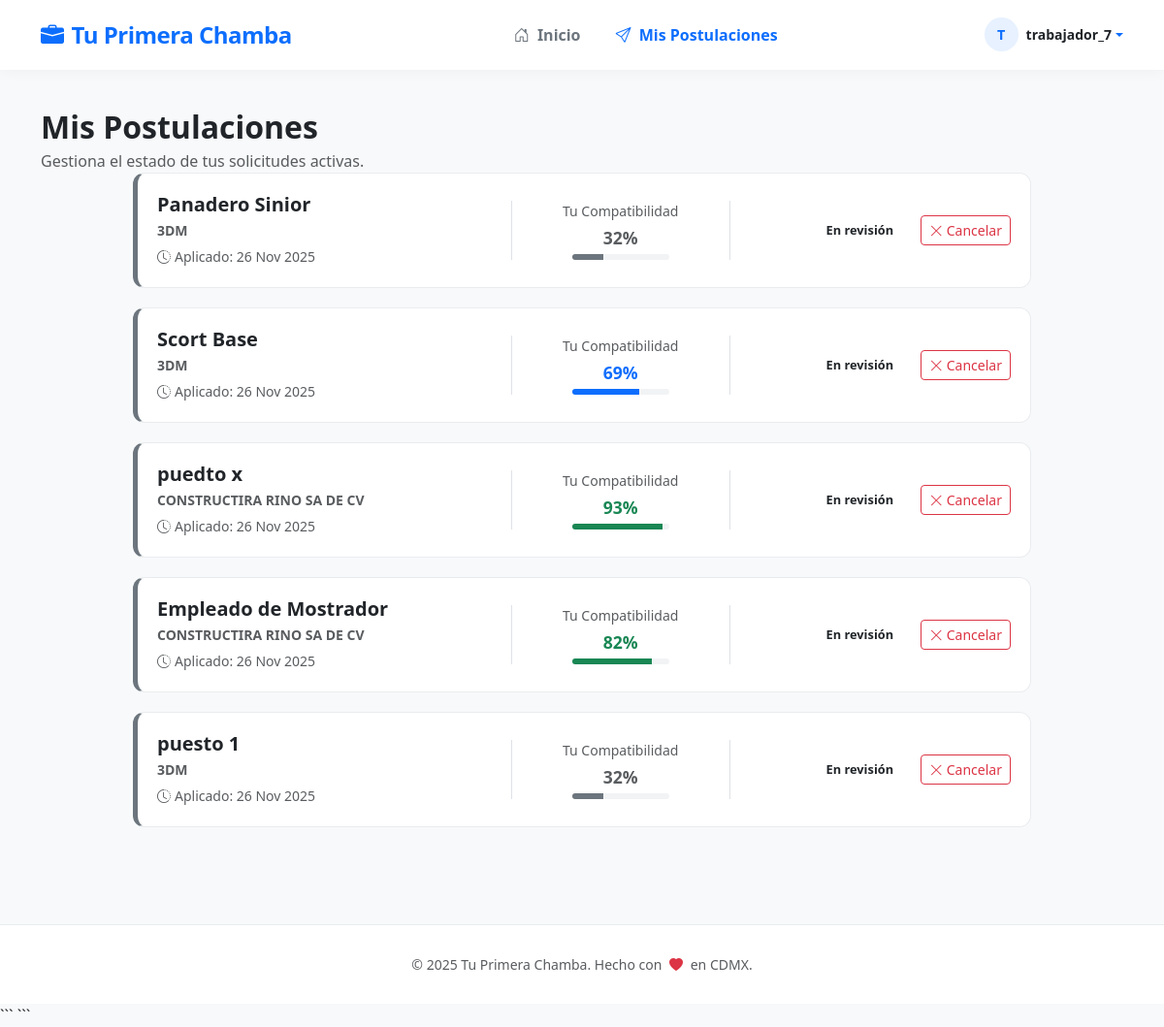
/trabajadores/mis_postulaciones/ (signed in), run on an earlier commit of the app's database.
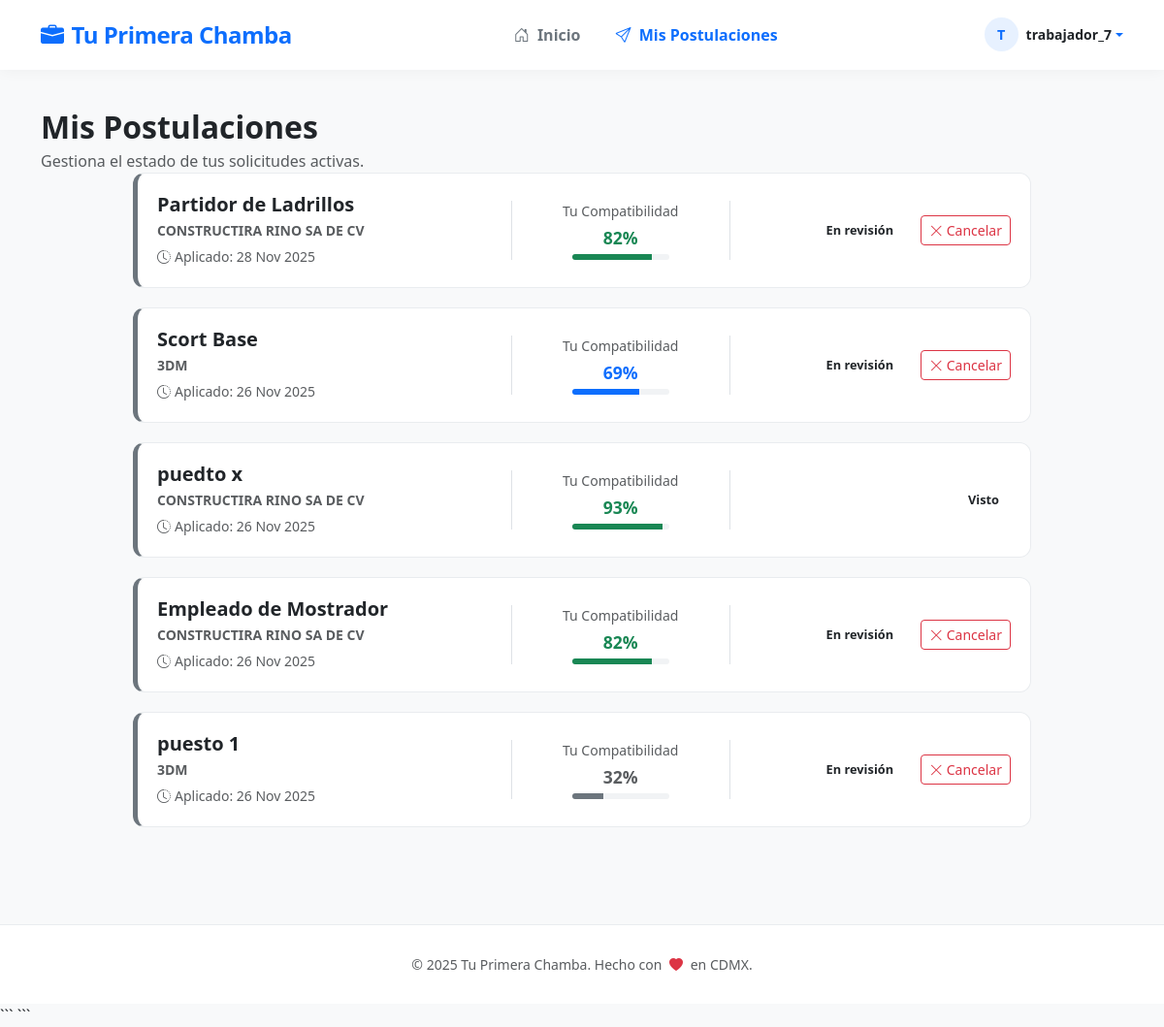
And on a later commit of the database.
### aplicaciones/empresas/models.py (models this page shows, shortened)
class Postulacion(models.Model):
    vacante = models.ForeignKey(Vacante, on_delete=models.CASCADE)
    trabajador = models.ForeignKey(Trabajador, on_delete=models.CASCADE)
    fecha_postulacion = models.DateField(null=False, auto_now_add=True)
    estado = models.CharField(max_length=50, null=False, blank=False, default='En revisión')
    D_A_fit = models.DecimalField(max_digits=5, decimal_places=2, null=True, blank=True)
    N_S_fit = models.DecimalField(max_digits=5, decimal_places=2, null=True, blank=True)
    P_O_fit = models.DecimalField(max_digits=5, decimal_places=2, null=True, blank=True)
    compatibilidad = models.DecimalField(max_digits=5, decimal_places=2, null=True, blank=True)

class Vacante(models.Model):
    nombre_puesto = models.CharField(max_length=100, null=False, blank=False)
    area_ocupacion = models.IntegerField(null=True, blank=True)
    tiempo_experiencia = models.CharField(max_length=100, null=False, blank=False, default='0')
    escolaridad_minima = models.CharField(max_length=100, null=False, blank=False, default='22')
    descripcion = models.TextField(null=False, blank=False, default='Descripción del puesto.')
    requisitos = models.TextField(null=False, blank=False, default='Requisitos del puesto.')
    prestaciones = models.TextField(null=False, blank=False, default='Prestaciones del puesto.')
    salario = models.DecimalField(max_digits=10, decimal_places=2, null=False, blank=True)
    ubicacion = models.CharField(max_length=200)
    horario = models.CharField(max_length=100)
    tipo_contrato = models.CharField(max_length=100)
    etiquetas = models.TextField(null=True, blank=True)
    fecha_publicacion = models.DateField(auto_now_add=True)
    empresa = models.ForeignKey(Empresa, on_delete=models.CASCADE, null=True)
    activa = models.BooleanField(default=True)
    postulaciones_count = models.IntegerField(default=0)

class Empresa(models.Model):
    nombre = models.CharField(max_length=100, unique=True, null=False   , blank=False)
    direccion = models.CharField(max_length=200)
    telefono = models.CharField(max_length=15)
    email = models.EmailField(null=False, blank=False, unique=True, default='email')
    biografia = models.TextField(null=False, blank=False, default='Biografía de la empresa.')
    usuario = models.OneToOneField(User, on_delete=models.CASCADE, null=True)
    categoria = models.CharField(max_length=300, null=True, blank=True)

### aplicaciones/general/decorators.py (the view)
    def wrapper_func(request, *args, **kwargs):
        if not request.user.is_authenticated:
            return redirect('login')
        if hasattr(request.user, 'trabajador'):
            return view_func(request, *args, **kwargs)
        else:
            messages.info(request, "Estás logueado como empresa. Cierra sesión para buscar empleo.")
            return redirect('home') # Redirigir a zona empresa

### aplicaciones/trabajadores/views.py (called while the page is built)
@login_required
@trabajador_required
def mis_postulaciones(request):
    trabajador = request.user.trabajador
    postulaciones = Postulacion.objects.filter(trabajador=trabajador).select_related('vacante', 'vacante__empresa').order_by('-fecha_postulacion')
    for post in postulaciones:
        if post.compatibilidad:
            post.score_percent = int(post.compatibilidad * 100)
        else:
            post.score_percent = 0
    return render(request, 'mis_postulaciones.html', {'postulaciones': postulaciones})

### aplicaciones/trabajadores/templates/mis_postulaciones.html (shortened to what this page needs)
{% extends 'base_trabajadores.html' %}
{% block content %}
    <div class="page-header">
        <div class="container">
            <h2 class="fw-bold mb-1">Mis Postulaciones</h2>
            <p class="text-muted mb-0">Gestiona el estado de tus solicitudes activas.</p>
        </div>
    </div>
    <div class="container">
    <div class="row">
        <div class="col-lg-10 mx-auto">
            {% for post in postulaciones %}
            <div class="application-card status-{{ post.estado|cut:' ' }}">
                <a href="{% url 'detail_vac_trab' post.vacante.id %}" class="card-link"></a>
                <div class="row align-items-center">
                    <div class="col-md-5 mb-3 mb-md-0">
                        <h5 class="fw-bold mb-1 text-dark">{{ post.vacante.nombre_puesto }}</h5>
                        <p class="text-muted mb-1 small text-uppercase fw-bold">
                            {{ post.vacante.empresa.nombre|default:"Empresa Confidencial" }}
                        </p>
                        <small class="text-muted">
                            <i class="bi bi-clock-history me-1"></i>Aplicado: {{ post.fecha_postulacion|date:"d M Y" }}
                        </small>
                    </div>
                    <div class="col-md-3 mb-3 mb-md-0 text-center border-start border-end">
                        <div class="d-flex flex-column align-items-center">
                            <small class="text-muted mb-1">Tu Compatibilidad</small>
                            <span class="match-score {% if post.score_percent >= 80 %}text-success{% elif post.score_percent >= 50 %}text-primary{% else %}text-muted{% endif %}">
                                {{ post.score_percent }}%
                            </span>
                            <div class="progress progress-thin mt-1">
                                <div class="progress-bar {% if post.score_percent >= 80 %}bg-success{% elif post.score_percent >= 50 %}bg-primary{% else %}bg-secondary{% endif %}"
                                     role="progressbar" style="width: {{ post.score_percent }}%"></div>
                            </div>
                        </div>
                    </div>
                    <div class="col-md-4 text-end d-flex align-items-center justify-content-end gap-3">
                        <span class="badge-status bg-status-{{ post.estado|cut:' ' }}">
                            {{ post.estado }}
                        </span>
                        {% if post.estado == 'En revisión' %}
                            <form action="{% url 'cancelar_postulacion' post.id %}" method="POST" onsubmit="return confirm('¿Seguro que deseas cancelar esta postulación?');">
                                <button type="submit" class="btn btn-outline-danger btn-sm btn-cancel">
                                    <i class="bi bi-x-lg"></i> Cancelar
                                </button>
                            </form>
                        {% endif %}
                    </div>
                </div>
            </div>
            {% endfor %}
        </div>
    </div>
{% endblock %}

### aplicaciones/trabajadores/templates/base_trabajadores.html (shortened to what this page needs)
{% load static %}
<!DOCTYPE html>
<html lang="es">
<head>
    <link href="https://cdn.jsdelivr.net/npm/bootstrap@5.3.0/dist/css/bootstrap.min.css" rel="stylesheet">
    <link rel="stylesheet" href="https://cdn.jsdelivr.net/npm/bootstrap-icons@1.10.5/font/bootstrap-icons.css">
</head>
<body>
    <nav class="navbar navbar-expand-lg navbar-custom sticky-top">
        <div class="container">
            <a class="navbar-brand fs-4" href="{% url 'home_t' %}">
                <i class="bi bi-briefcase-fill me-2"></i>Tu Primera Chamba
            </a>
            <div class="collapse navbar-collapse" id="navbarNav">
                <ul class="navbar-nav mx-auto">
                    <li class="nav-item">
                        <a class="nav-link {% if request.resolver_match.url_name == 'home_t' %}active{% endif %}" href="{% url 'home_t' %}">
                            <i class="bi bi-house-door me-1"></i> Inicio
                        </a>
                    </li>
                    <li class="nav-item">
                        <a class="nav-link {% if request.resolver_match.url_name == 'mis_postulaciones' %}active{% endif %}" href="{% url 'mis_postulaciones' %}">
                            <i class="bi bi-send me-1"></i> Mis Postulaciones
                        </a>
                    </li>
                </ul>
                <div class="d-flex align-items-center mt-3 mt-lg-0">
                    <div class="dropdown">
                        <a href="#" class="d-flex align-items-center text-decoration-none dropdown-toggle" id="userDropdown" data-bs-toggle="dropdown" aria-expanded="false">
                            <div class="user-avatar-nav me-2">
                                {{ request.user.first_name|slice:":1"|default:request.user.username|slice:":1"|upper }}
                            </div>
                            <span class="fw-bold text-dark d-none d-lg-inline small">{{ request.user.first_name|default:request.user.username }}</span>
                        </a>
                    </div>
                </div>
            </div>
        </div>
    </nav>
    <main class="main-wrapper">
            {% block content %}
            {% endblock %}
        </div>
    </main>
    <footer>
        <div class="container text-center text-muted small">
            <p class="mb-0">&copy; 2025 Tu Primera Chamba. Hecho con <i class="bi bi-heart-fill text-danger mx-1"></i> en CDMX.</p>
        </div>
    </footer>
</body>
</html>

What changed in the data, as far as the page shows it:
removed Postulacion: vacante.nombre_puesto "Panadero Sinior", vacante.empresa.nombre "3DM", fecha_postulacion "26 Nov 2025", score_percent "32", estado "En revisión", shows "Cancelar"
added Postulacion: vacante.nombre_puesto "Partidor de Ladrillos", vacante.empresa.nombre "CONSTRUCTIRA RINO SA DE CV", fecha_postulacion "28 Nov 2025", score_percent "82", estado "En revisión", shows "Cancelar"
changed Postulacion "puedto x": estado "En revisión" → "Visto"; no longer shows "Cancelar"
